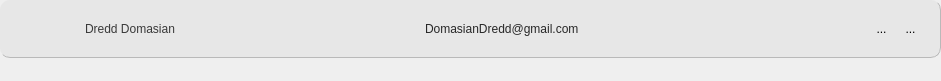
<?xml version="1.0" encoding="UTF-8"?>
<ui version="4.0">
 <class>Form</class>
 <widget class="QWidget" name="Form">
  <property name="geometry">
   <rect>
    <x>0</x>
    <y>0</y>
    <width>941</width>
    <height>81</height>
   </rect>
  </property>
  <property name="sizePolicy">
   <sizepolicy hsizetype="Expanding" vsizetype="Maximum">
    <horstretch>0</horstretch>
    <verstretch>0</verstretch>
   </sizepolicy>
  </property>
  <property name="minimumSize">
   <size>
    <width>0</width>
    <height>81</height>
   </size>
  </property>
  <property name="maximumSize">
   <size>
    <width>16777215</width>
    <height>81</height>
   </size>
  </property>
  <property name="windowTitle">
   <string>Form</string>
  </property>
  <layout class="QHBoxLayout" name="horizontalLayout" stretch="0">
   <property name="spacing">
    <number>0</number>
   </property>
   <property name="leftMargin">
    <number>0</number>
   </property>
   <property name="topMargin">
    <number>0</number>
   </property>
   <property name="rightMargin">
    <number>0</number>
   </property>
   <property name="bottomMargin">
    <number>0</number>
   </property>
   <item alignment="Qt::AlignTop">
    <widget class="QFrame" name="RecordList">
     <property name="sizePolicy">
      <sizepolicy hsizetype="Expanding" vsizetype="Fixed">
       <horstretch>0</horstretch>
       <verstretch>0</verstretch>
      </sizepolicy>
     </property>
     <property name="maximumSize">
      <size>
       <width>16777215</width>
       <height>81</height>
      </size>
     </property>
     <property name="cursor">
      <cursorShape>PointingHandCursor</cursorShape>
     </property>
     <property name="styleSheet">
      <string notr="true">#RecordList{
	border-radius:10px;
	background-color:rgb(231, 231, 231);
	border-bottom:1px solid rgb(185, 185, 185);
	border-right:1px solid rgb(185, 185, 185);
}
#RecordList:hover{
	background-color:rgb(179, 179, 179);
}</string>
     </property>
     <property name="frameShape">
      <enum>QFrame::StyledPanel</enum>
     </property>
     <property name="frameShadow">
      <enum>QFrame::Raised</enum>
     </property>
     <layout class="QHBoxLayout" name="horizontalLayout_8">
      <property name="spacing">
       <number>25</number>
      </property>
      <property name="sizeConstraint">
       <enum>QLayout::SetDefaultConstraint</enum>
      </property>
      <property name="leftMargin">
       <number>20</number>
      </property>
      <property name="topMargin">
       <number>20</number>
      </property>
      <property name="rightMargin">
       <number>20</number>
      </property>
      <property name="bottomMargin">
       <number>20</number>
      </property>
      <item>
       <widget class="QLabel" name="profileIcon">
        <property name="maximumSize">
         <size>
          <width>40</width>
          <height>40</height>
         </size>
        </property>
        <property name="text">
         <string/>
        </property>
        <property name="pixmap">
         <pixmap resource="resource.qrc">:/Icons/Icons/UserIcon.png</pixmap>
        </property>
        <property name="scaledContents">
         <bool>true</bool>
        </property>
       </widget>
      </item>
      <item alignment="Qt::AlignLeft">
       <widget class="QLabel" name="nameLabel">
        <property name="styleSheet">
         <string notr="true">font: 81 14pt &quot;Montserrat ExtraBold&quot;;
color:rgb(57, 57, 57);</string>
        </property>
        <property name="text">
         <string>Dredd Domasian</string>
        </property>
       </widget>
      </item>
      <item alignment="Qt::AlignHCenter">
       <widget class="QLabel" name="emailLabel">
        <property name="styleSheet">
         <string notr="true">font: 57 14pt &quot;Montserrat Medium&quot;;
color:rgb(39, 39, 39);</string>
        </property>
        <property name="text">
         <string>DomasianDredd@gmail.com</string>
        </property>
       </widget>
      </item>
      <item alignment="Qt::AlignRight">
       <widget class="QFrame" name="actionBtn">
        <property name="styleSheet">
         <string notr="true">border:none;
background:transparent;</string>
        </property>
        <property name="frameShape">
         <enum>QFrame::StyledPanel</enum>
        </property>
        <property name="frameShadow">
         <enum>QFrame::Raised</enum>
        </property>
        <layout class="QHBoxLayout" name="horizontalLayout_2">
         <property name="spacing">
          <number>10</number>
         </property>
         <property name="leftMargin">
          <number>0</number>
         </property>
         <property name="topMargin">
          <number>0</number>
         </property>
         <property name="rightMargin">
          <number>0</number>
         </property>
         <property name="bottomMargin">
          <number>0</number>
         </property>
         <item alignment="Qt::AlignRight">
          <widget class="QToolButton" name="editBtn">
           <property name="styleSheet">
            <string notr="true">background:transparent;</string>
           </property>
           <property name="text">
            <string>...</string>
           </property>
           <property name="icon">
            <iconset resource="resource.qrc">
             <normaloff>:/Icons/Icons/UpdateIcon.png</normaloff>:/Icons/Icons/UpdateIcon.png</iconset>
           </property>
           <property name="iconSize">
            <size>
             <width>30</width>
             <height>30</height>
            </size>
           </property>
          </widget>
         </item>
         <item>
          <widget class="QToolButton" name="deleteButton">
           <property name="styleSheet">
            <string notr="true">background:transparent;</string>
           </property>
           <property name="text">
            <string>...</string>
           </property>
           <property name="icon">
            <iconset resource="resource.qrc">
             <normaloff>:/Icons/Icons/delete.png</normaloff>:/Icons/Icons/delete.png</iconset>
           </property>
           <property name="iconSize">
            <size>
             <width>30</width>
             <height>30</height>
            </size>
           </property>
          </widget>
         </item>
        </layout>
       </widget>
      </item>
     </layout>
    </widget>
   </item>
  </layout>
 </widget>
 <resources>
  <include location="resource.qrc"/>
  <include location="resource.qrc"/>
 </resources>
 <connections/>
</ui>
